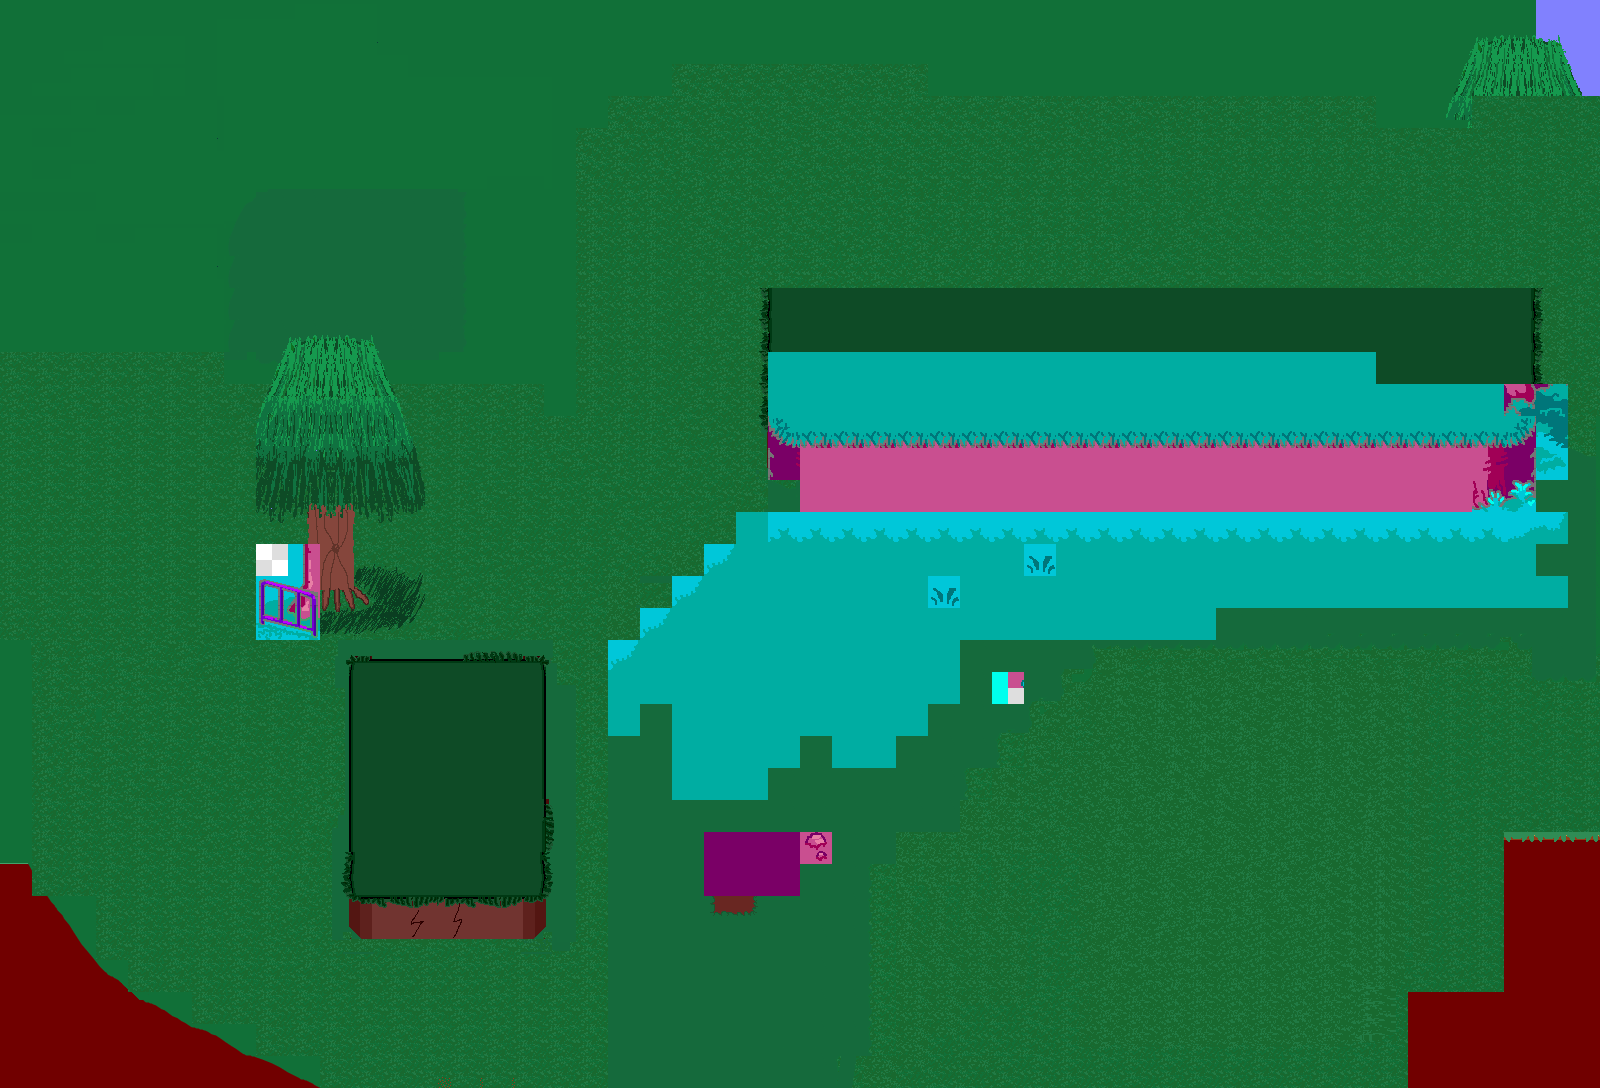

Below is a game level as drawn by its tile map, then a one-line description and the .tmx that defines it (tile-layer data replaced by summaries):
An orthogonal 50x34 tile map with 32x32 px tiles, 3 tile layers (Tile Layer 2, Tile Layer 1, Tile Layer 3), 9 tilesets and 27 objects (15x spobject, 3x item, level Info, trigger).

<map version="1.10" tiledversion="1.11.0" orientation="orthogonal" renderorder="right-down" width="50" height="34" tilewidth="32" tileheight="32" infinite="0" nextlayerid="5" nextobjectid="48">
 <tileset firstgid="1" name="grassstage" tilewidth="32" tileheight="32" tilecount="2025" columns="45">
  <image source="grassstage.png" width="1440" height="1440" />
 </tileset>
 <tileset firstgid="2026" name="grassstage2" tilewidth="32" tileheight="32" tilecount="2500" columns="50">
  <image source="grassstage2.png" width="1600" height="1600" />
 </tileset>
 <tileset firstgid="4526" name="playerstart" tilewidth="32" tileheight="32" tilecount="1" columns="1">
  <image source="playerstart.png" width="32" height="32" />
  <tile id="0">
   <properties>
    <property name="orient" value="right" />
    <property name="playerstart" value="" />
   </properties>
  </tile>
 </tileset>
 <tileset firstgid="4527" name="grassstage3" tilewidth="32" tileheight="32" tilecount="1700" columns="50">
  <image source="grassstage3.png" width="1600" height="1088" />
 </tileset>
 <tileset firstgid="6227" source="grassstage4redux.tsx" />
 <tileset firstgid="6927" name="grassstage2a" tilewidth="32" tileheight="32" tilecount="2000" columns="50">
  <image source="grassstage2a.png" width="1600" height="1280" />
 </tileset>
 <tileset firstgid="8927" name="grassdungeon1" tilewidth="32" tileheight="32" tilecount="1700" columns="50">
  <image source="grassdungeon1.png" width="1600" height="1088" />
 </tileset>
 <tileset firstgid="10627" name="foresttreesolo" tilewidth="32" tileheight="32" tilecount="63" columns="7">
  <image source="foresttreesolo.png" width="250" height="300" />
 </tileset>
 <tileset firstgid="10690" source="grassdungeon_newTiles.tsx" />
 <layer id="1" name="Tile Layer 2" width="50" height="34">
  <data>[1700 cells, 99 non-empty, 85 distinct tile ids]</data>
 </layer>
 <layer id="2" name="Tile Layer 1" width="50" height="34">
  <data>[1700 cells, 1699 non-empty, 72 distinct tile ids]</data>
 </layer>
 <layer id="3" name="Tile Layer 3" width="50" height="34">
  <data>[1700 cells, 1700 non-empty, 964 distinct tile ids]</data>
 </layer>
 <objectgroup id="4" name="Object Layer 1">
  <object id="5" x="768" y="1056" width="32" height="32">
   <properties>
    <property name="orient" value="up" />
    <property name="playerstart" value="" />
    <property name="startarea" value="1" />
   </properties>
  </object>
  <object id="7" name="level Info" x="184" y="568" width="24" height="24">
   <properties>
    <property name="areaname" value="The forest..." />
    <property name="filter" value="dim" />
    <property name="levelinfo" value="1" />
   </properties>
  </object>
  <object id="12" x="0" y="576" width="640" height="512">
   <properties>
    <property name="block" value="" />
   </properties>
  </object>
  <object id="16" x="1120" y="832" width="480" height="256">
   <properties>
    <property name="block" value="" />
   </properties>
  </object>
  <object id="17" x="544" y="1120" width="448" height="32">
   <properties>
    <property name="NewArea" value="" />
    <property name="area" value="grassstage2a.tmx" />
    <property name="returnarea" value="3" />
   </properties>
  </object>
  <object id="18" x="1600" y="416" width="32" height="416">
   <properties>
    <property name="NewArea" value="" />
    <property name="area" value="grassdungeon2.tmx" />
    <property name="returnarea" value="1" />
   </properties>
  </object>
  <object id="20" x="1536" y="576" width="32" height="32">
   <properties>
    <property name="orient" value="left" />
    <property name="playerstart" value="" />
    <property name="startarea" value="2" />
   </properties>
  </object>
  <object id="28" type="spobject" x="1024" y="608" width="196" height="298">
   <properties>
    <property name="image" value="foresttreesp.png" />
    <property name="spobject" value="" />
   </properties>
  </object>
  <object id="29" type="spobject" x="896" y="672" width="196" height="298">
   <properties>
    <property name="image" value="foresttreesp.png" />
    <property name="spobject" value="" />
   </properties>
  </object>
  <object id="30" type="spobject" x="928" y="784" width="196" height="298">
   <properties>
    <property name="image" value="foresttreesp.png" />
    <property name="spobject" value="" />
   </properties>
  </object>
  <object id="31" type="spobject" x="1216" y="608" width="196" height="298">
   <properties>
    <property name="image" value="foresttreesp.png" />
    <property name="spobject" value="" />
   </properties>
  </object>
  <object id="32" type="spobject" x="1376" y="608" width="196" height="298">
   <properties>
    <property name="image" value="foresttreesp.png" />
    <property name="spobject" value="" />
   </properties>
  </object>
  <object id="33" type="spobject" x="-224" y="32" width="196" height="298">
   <properties>
    <property name="image" value="foresttreesp.png" />
    <property name="spobject" value="" />
   </properties>
  </object>
  <object id="34" type="spobject" x="-288" y="384" width="196" height="298">
   <properties>
    <property name="image" value="foresttreesp.png" />
    <property name="spobject" value="" />
   </properties>
  </object>
  <object id="35" type="spobject" x="-320" y="672" width="196" height="298">
   <properties>
    <property name="image" value="foresttreesp.png" />
    <property name="spobject" value="" />
   </properties>
  </object>
  <object id="36" name="Player Start" type="trigger" x="768" y="800" width="32" height="32">
   <properties>
    <property name="orient" value="down" />
    <property name="playerstart" value="" />
    <property name="startarea" value="0" />
   </properties>
  </object>
  <object id="37" name="chest" type="item" x="256" y="223" width="64" height="64">
   <properties>
    <property name="chestid" value="2" />
    <property name="description" value="" />
    <property name="image" value="chest.png" />
    <property name="itemid" value="pc.quickslice" />
    <property name="opened" value="0" />
   </properties>
  </object>
  <object id="38" name="chest" type="item" x="128" y="480" width="64" height="64">
   <properties>
    <property name="chestid" value="2" />
    <property name="description" value="" />
    <property name="image" value="chest.png" />
    <property name="itemid" value="genmucharm" />
    <property name="opened" value="0" />
   </properties>
  </object>
  <object id="39" type="spobject" x="416" y="288" width="196" height="298">
   <properties>
    <property name="image" value="foresttreesp.png" />
    <property name="spobject" value="" />
   </properties>
  </object>
  <object id="40" type="spobject" x="954" y="128" width="196" height="298">
   <properties>
    <property name="image" value="foresttreesp.png" />
    <property name="spobject" value="" />
   </properties>
  </object>
  <object id="41" type="spobject" x="1148" y="128" width="196" height="298">
   <properties>
    <property name="image" value="foresttreesp.png" />
    <property name="spobject" value="" />
   </properties>
  </object>
  <object id="42" type="spobject" x="1344" y="128" width="196" height="298">
   <properties>
    <property name="image" value="foresttreesp.png" />
    <property name="spobject" value="" />
   </properties>
  </object>
  <object id="43" type="spobject" x="767" y="128" width="196" height="298">
   <properties>
    <property name="image" value="foresttreesp.png" />
    <property name="spobject" value="" />
   </properties>
  </object>
  <object id="44" type="spobject" x="544" y="160" width="196" height="298">
   <properties>
    <property name="image" value="foresttreesp.png" />
    <property name="spobject" value="" />
   </properties>
  </object>
  </objectgroup>
</map>
<!-- 3 of 27 objects omitted -->
